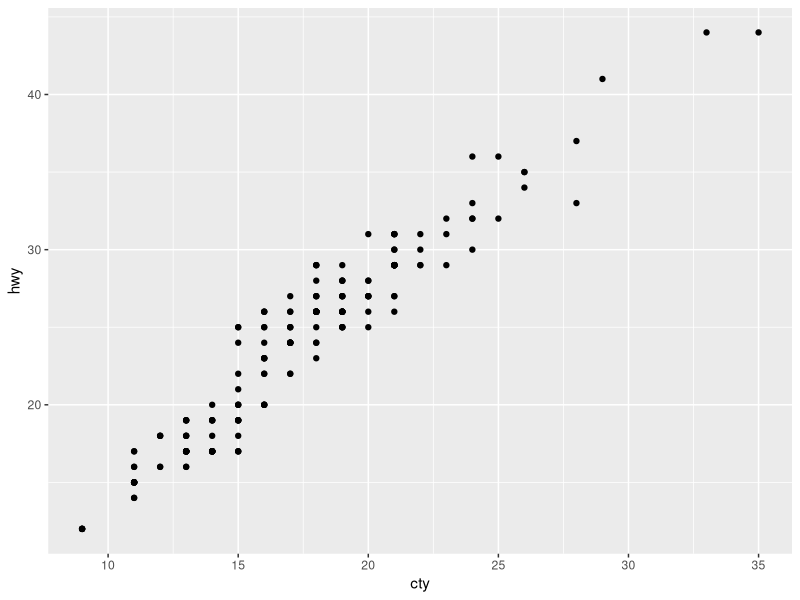
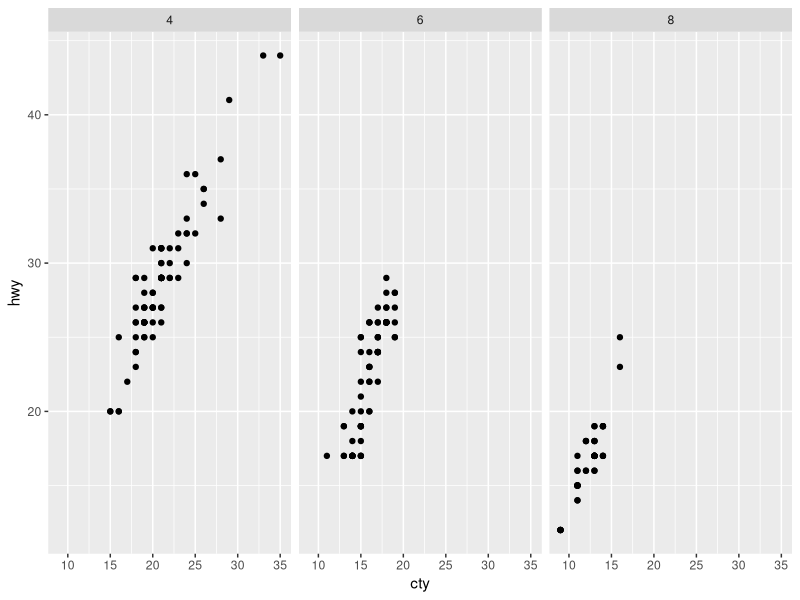
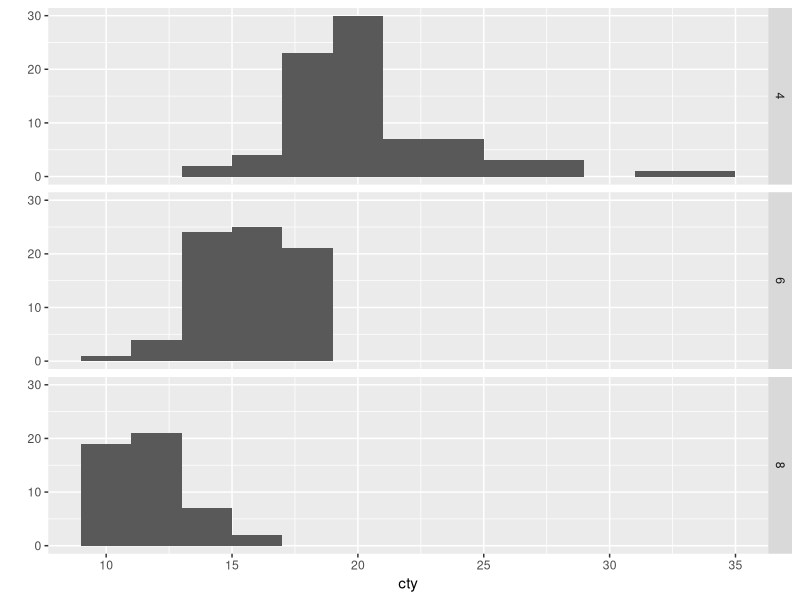
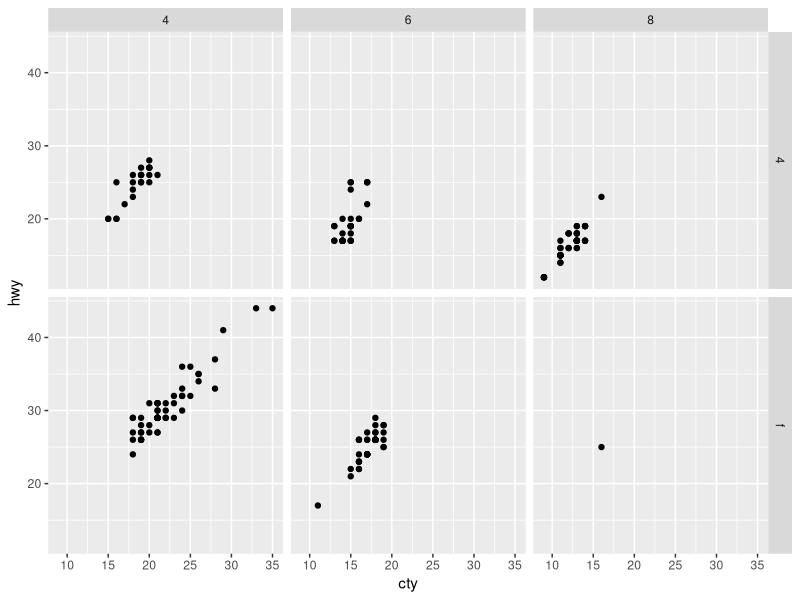
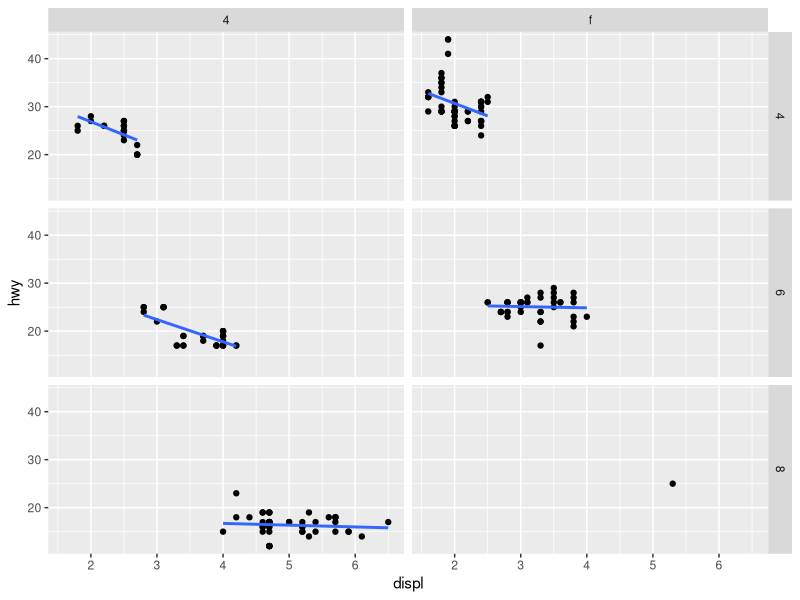
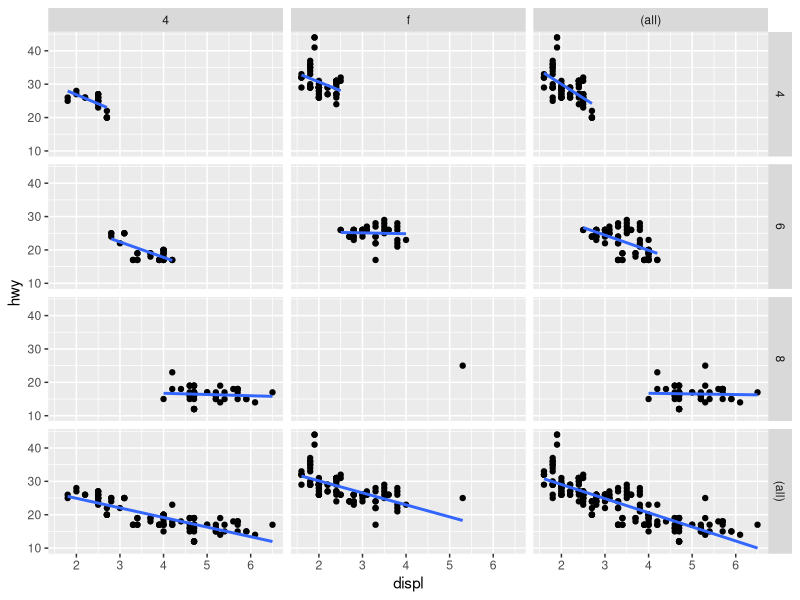
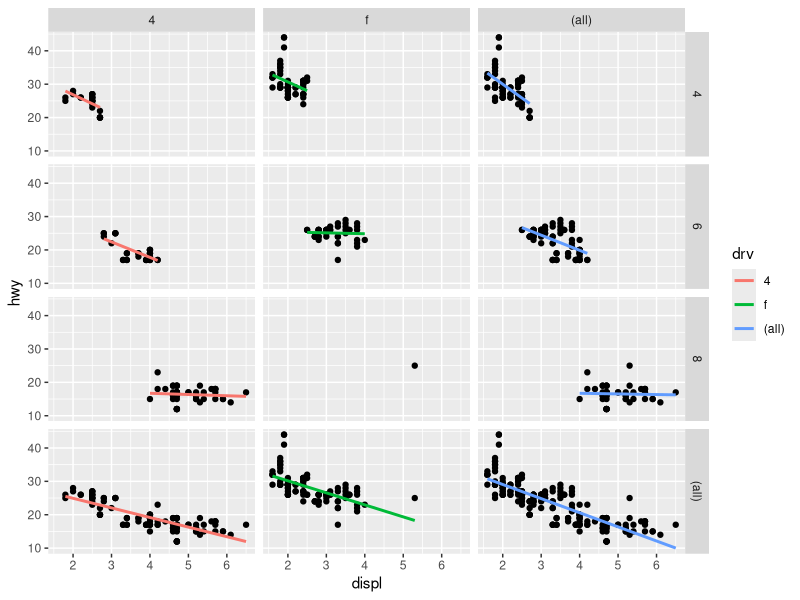

The R source for these figures, in order: (Note: this script raises an error after producing the figures.)
## ---- chunk 1
library("ggplot2")
## ---- chunk 2
mpg2 <- subset(mpg, cyl != 5 & drv %in% c("4", "f"))
## ---- chunk 3
    qplot(cty, hwy, data = mpg2) + facet_null()
## ---- chunk 4
    qplot(cty, hwy, data = mpg2) + facet_grid(. ~ cyl)
## ---- chunk 5
qplot(cty, data = mpg2, geom="histogram", binwidth = 2) +
  facet_grid(cyl ~ .)
## ---- chunk 6
qplot(cty, hwy, data = mpg2) + facet_grid(drv ~ cyl)
## ---- chunk 7
p <- qplot(displ, hwy, data = mpg2) +
  geom_smooth(method = "lm", se = F)
p + facet_grid(cyl ~ drv) 
p + facet_grid(cyl ~ drv, margins = T)
## ---- chunk 8
qplot(displ, hwy, data = mpg2) + 
  geom_smooth(aes(colour = drv), method = "lm", se = F) + 
  facet_grid(cyl ~ drv, margins = T) 
## ---- chunk 9
movies$decade <- plyr::round_any(movies$year, 10, floor)
qplot(rating, ..density.., data = subset(movies, decade > 1890),
  geom = "histogram", binwidth = 0.5) + 
  facet_wrap(~ decade, ncol = 6)
## ---- chunk 10
p <- qplot(cty, hwy, data = mpg)
p + facet_wrap(~ cyl)
p + facet_wrap(~ cyl, scales = "free")
## ---- chunk 11
em <-  tidyr::gather(economics, variable, value, -date)
qplot(date, value, data = em, geom = "line", group = variable) + 
  facet_grid(variable ~ ., scale = "free_y")
## ---- chunk 12
xmaj <- c(0.3, 0.5, 1,3, 5)
xmin <- as.vector(outer(1:10, 10^c(-1, 0)))
ymaj <- c(500, 1000, 5000, 10000)
ymin <- as.vector(outer(1:10, 10^c(2,3,4)))
dplot <- ggplot(subset(diamonds, color %in% c("D","E","G","J")), 
  aes(carat, price, colour = color)) + 
  scale_x_log10(breaks = xmaj, labels = xmaj, minor = xmin) + 
  scale_y_log10(breaks = ymaj, labels = ymaj, minor = ymin) + 
  scale_colour_hue(limits = levels(diamonds$color)) + 
  theme(legend.position = "none")

dplot + geom_point()
dplot + geom_point() + facet_grid(. ~ color)

dplot + geom_smooth(method = lm, se = F, fullrange = T)
dplot + geom_smooth(method = lm, se = F, fullrange = T) + 
  facet_grid(. ~ color)
## ---- chunk 13
qplot(color, data = diamonds, geom = "bar", fill = cut, 
  position = "dodge")
qplot(cut, data = diamonds, geom = "bar", fill = cut) + 
  facet_grid(. ~ color) + 
  theme(axis.text.x = element_text(angle = 90, hjust = 1, size = 8, 
   colour = "grey50"))
## ---- chunk 14
mpg4 <- subset(mpg, manufacturer %in% 
  c("audi", "volkswagen", "jeep"))
mpg4$manufacturer <- as.character(mpg4$manufacturer)
mpg4$model <- as.character(mpg4$model)

base <- ggplot(mpg4, aes(fill = model)) + 
  geom_bar(position = "dodge") + 
  theme(legend.position = "none")

base + aes(x = model) + 
  facet_grid(. ~ manufacturer)
  
last_plot() +  
  facet_grid(. ~ manufacturer, scales = "free_x", space = "free")
base + aes(x = manufacturer)
## ---- chunk 15
mpg2$disp_ww <- cut_interval(mpg2$displ, length = 1)
mpg2$disp_wn <- cut_interval(mpg2$displ, n = 6)
mpg2$disp_nn <- cut_number(mpg2$displ, n = 6)

plot <- qplot(cty, hwy, data = mpg2) + labs(x = NULL, y = NULL)
plot + facet_wrap(~ disp_ww, nrow = 1)
plot + facet_wrap(~ disp_wn, nrow = 1)
plot + facet_wrap(~ disp_nn, nrow = 1)
## ---- chunk 16
r_grid <- seq(0, 1, length = 15)
theta_grid <- seq(0, 3 / 2 * pi, length = 15)
extents <- data.frame(r = range(r_grid), theta = range(theta_grid))
base <- ggplot(extents, aes(r, theta)) + scale_y_continuous(expression(theta))

base + geom_point(colour = "red", size = 4) + geom_line()
pts <- data.frame(r = r_grid, theta = theta_grid)
base + geom_line() + geom_point(data = pts)
base + geom_point(data = pts)

xlab <- scale_x_continuous(expression(x == r * sin(theta)))
ylab <- scale_y_continuous(expression(x == r * cos(theta)))
polar <- base %+% pts + aes(x = r * sin(theta), y = r * cos(theta)) + 
  xlab + ylab
polar + geom_point()
polar + geom_point() + geom_path()
polar + geom_point(data=extents, colour = "red", size = 4) + geom_path() 
## ---- chunk 17
(p <- qplot(disp, wt, data=mtcars) + geom_smooth())
p + scale_x_continuous(limits = c(325, 500))
p + coord_cartesian(xlim = c(325, 500))
